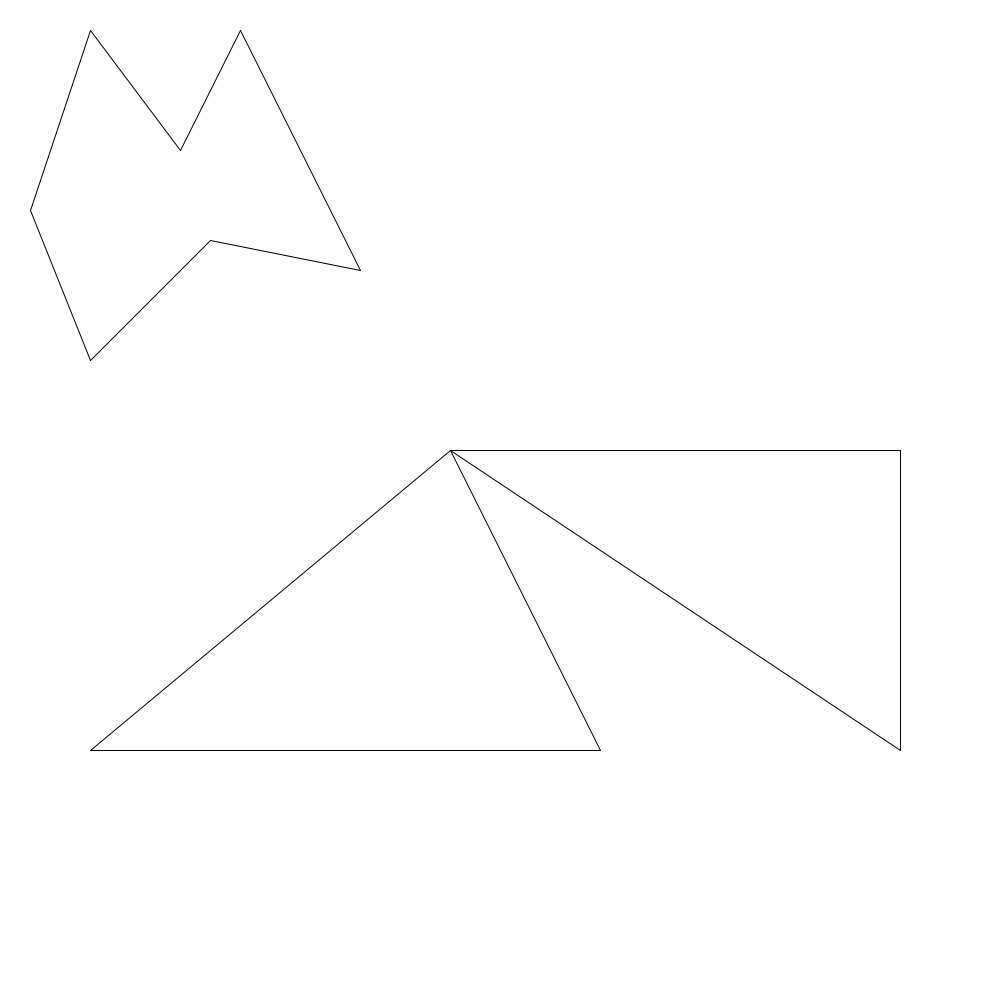
Frame 1 (no input)
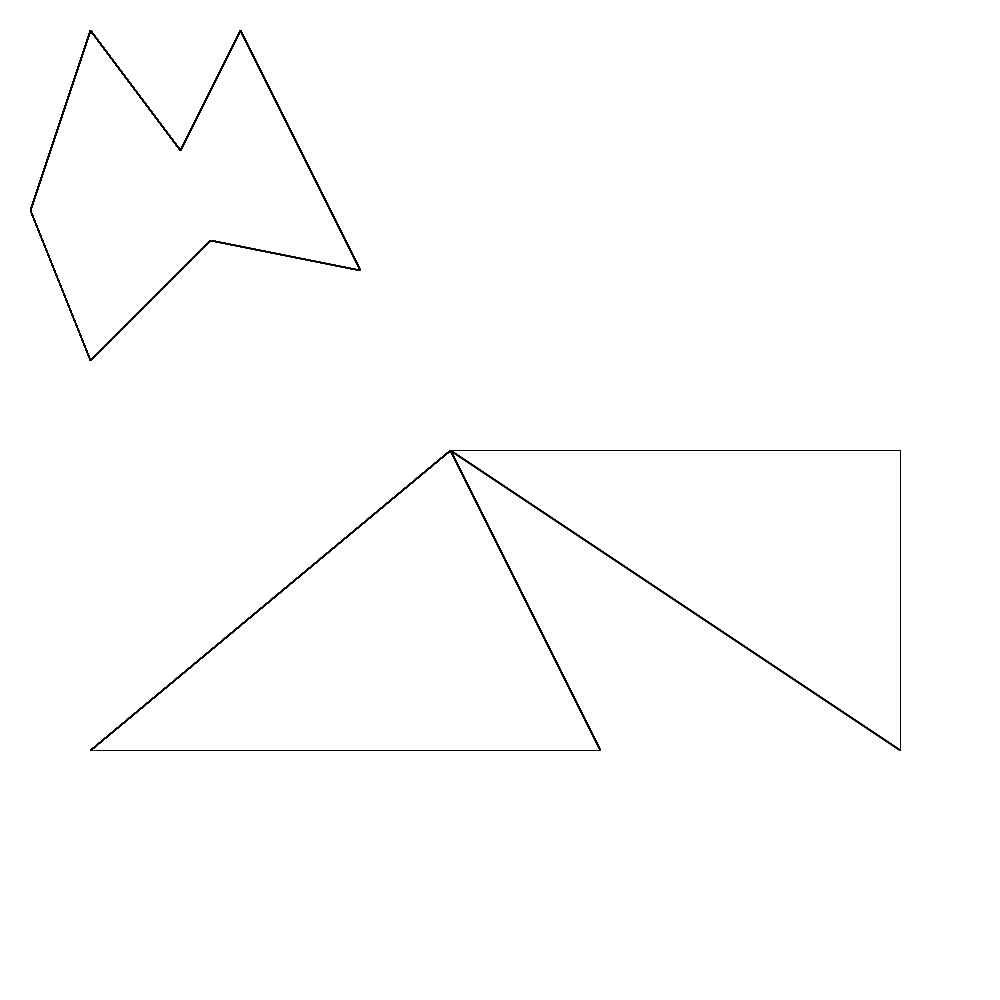
Frame 60 (the mouse pressed at the canvas centre just before this capture)
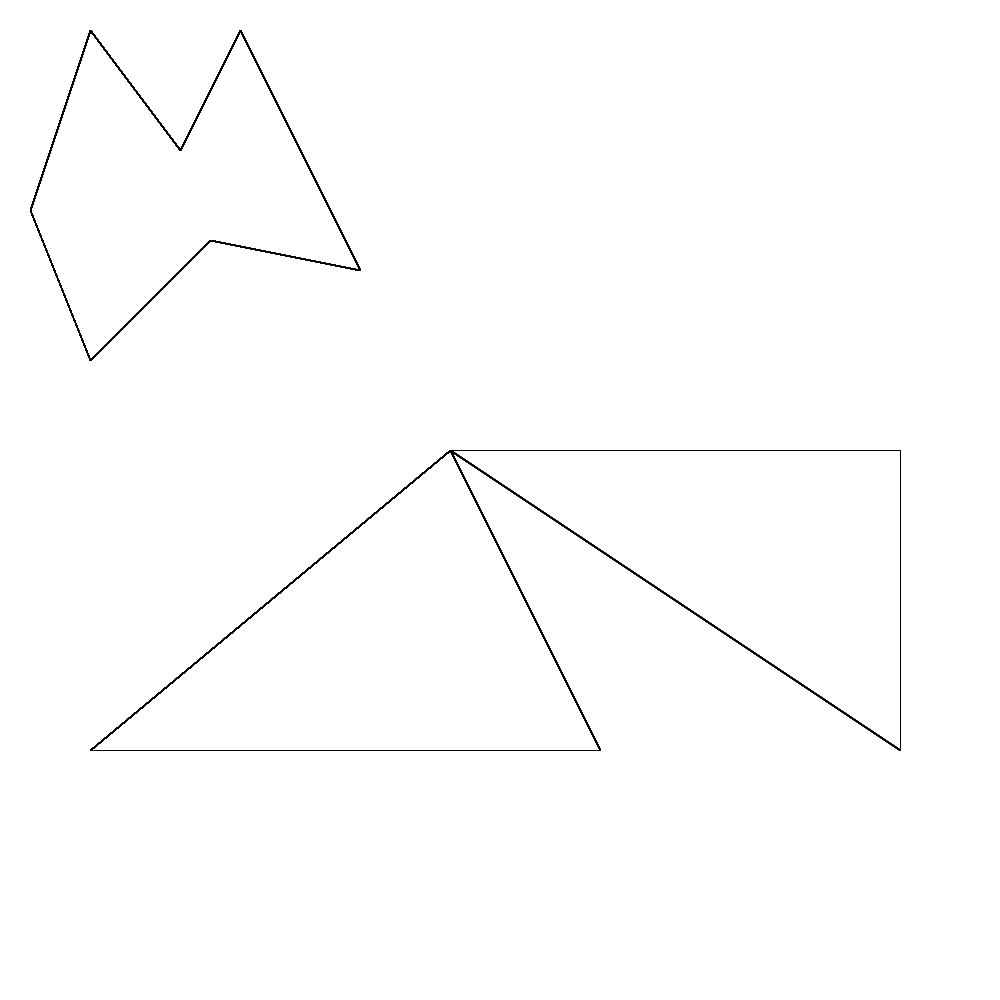
Frame 120 (the mouse held since frame 60 and released just before this capture)

The Processing sketch that drew these frames (run headless with seeded random() and noise(); from frame 60 on, the mouse is pressed at the canvas centre):

// Processing sketch: Cg10_IsPointInPolygon
// ── Cg10_IsPointInPolygon.pde
int scale = 30;

Polygon polygon;
Polygon polygon1;

void setup()
{
    size(1000, 1000);
    background(255);
    
    Point[] points = new Point[7];
    points[0] = new Point(7*scale,8*scale);
    points[1] = new Point(3*scale,12*scale);
    points[2] = new Point(1*scale,7*scale);
    points[3] = new Point(3*scale,1*scale);
    points[4] = new Point(6*scale,5*scale);
    points[5] = new Point(8*scale,1*scale);
    points[6] = new Point(12*scale,9*scale);
    polygon = new Polygon(points);
    
    points = new Point[6];
    points[0] = new Point(15*scale,15*scale);
    points[1] = new Point(3*scale,25*scale);
    points[2] = new Point(20*scale,25*scale);
    points[3] = new Point(15*scale,15*scale);
    points[4] = new Point(30*scale,25*scale);
    points[5] = new Point(30*scale,15*scale);
    polygon1 = new Polygon(points);
}

void draw()
{
    stroke(0);
    if(polygon.IsPointInPolygon(mouseX, mouseY))
    {
        stroke(255,0,0);
    }
    polygon.Render();
   
    stroke(0);
    if(polygon1.IsPointInPolygon(mouseX, mouseY))
    {
        stroke(0,255,0);
    }
    polygon1.Render();
}
// ── Polygon.pde
public class Point
{
    public int x;
    public int y;
    
    public Point(int _x, int _y)
    {
        x = _x;
        y = _y;
    }
}

public class Polygon
{
    private Point[] points;
    
    public Polygon(Point[] _points)
    {
        points = _points;
    }
    
    public void Render()
    {
        int lastPoint = points.length -1;
        for(int i = 0; i < points.length; ++i)
        {
            line(points[lastPoint].x, points[lastPoint].y ,points[i].x, points[i].y);
            lastPoint = i;
        }
    }
    
    /*
        使用射线法判断点是否在多边形内
        如果点在多边形内部返回true,否则返回false
        如果点在多边形的边上，可能返回true也可能返回false,如果需要明确该状况，需要添加点是否在多边形的边上的处理
        如果多边形比较复杂并且数量较多，需要频繁检查是否点在多边形内部，可以先求出多边形的外接矩阵，先判断点是否在外接矩形
        中以此过滤点
    */
    public boolean IsPointInPolygon(int x, int y)
    {
        int     lastPointIndex = points.length -1;
        boolean oddNodes  = false;             //射线与多边形的边相交是否是奇数个交点
        
        for(int i = 0; i < points.length; ++i)
        {
            Point lastPoint = points[lastPointIndex];
            Point curPoint = points[i];
            
            //只有当边的两个顶点，一个在当前点所在直线的下方，另一个在当前点所在直线上或上方
            //才进行检测，如果当前点的x坐标在边的最大x的右边也过滤(此时从当前点向右发射射线不会有交点)
            if((curPoint.y < y && lastPoint.y >= y || lastPoint.y < y && curPoint.y >= y)
                && (curPoint.x <= x || lastPoint.x <= x))
            {
                //if(curPoint.x + (float)(y - curPoint.y) / (lastPoint.y - curPoint.y) * (lastPoint.x - curPoint.x) < x)
                //{
                //    oddNodes = !oddNodes;
                //}
                //使用异或消除上面的条件判断
                oddNodes ^= curPoint.x + (float)(y - curPoint.y) / (lastPoint.y - curPoint.y) * (lastPoint.x - curPoint.x) < x;
            }
            
            lastPointIndex = i;
        }
        
        return oddNodes;
    }
}
